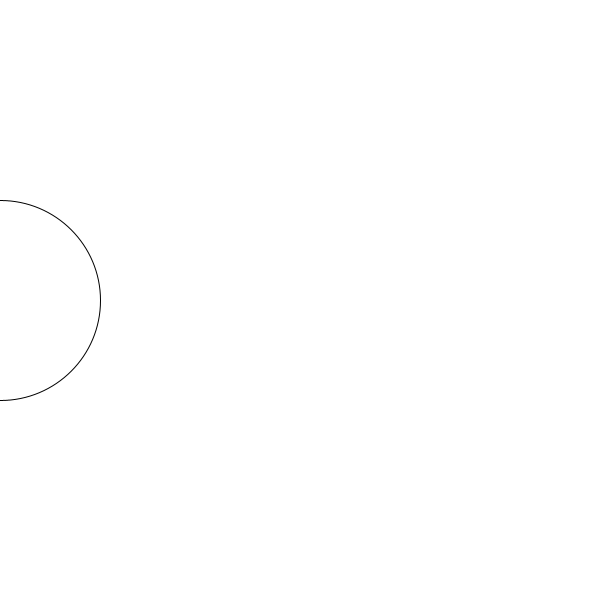
Frame 1 (no input)
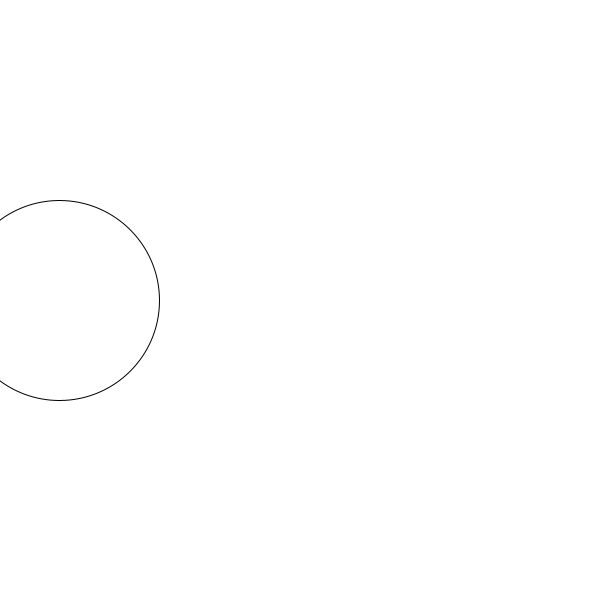
Frame 60 (the mouse pressed at the canvas centre just before this capture)
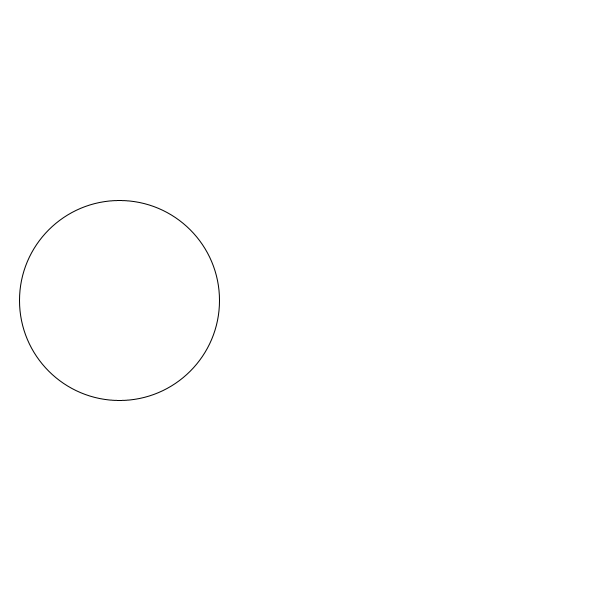
Frame 120 (the mouse held since frame 60 and released just before this capture)

The Processing sketch that drew these frames (run headless with seeded random() and noise(); from frame 60 on, the mouse is pressed at the canvas centre):

// Processing sketch: checkpoint__2_
// ── checkpoint__2_.pde
// one circle going across

int x;

void setup() {
   size(600, 600);
   x = 0; //starting point
} //---------end of setup--------- turns on active mode


void draw() {  
background(255);
   ellipse(x, 300, 200, 200);
   x = x + 1;
   if(x > 700) {
   x = -100;
   }
} //--------end of draw--------
